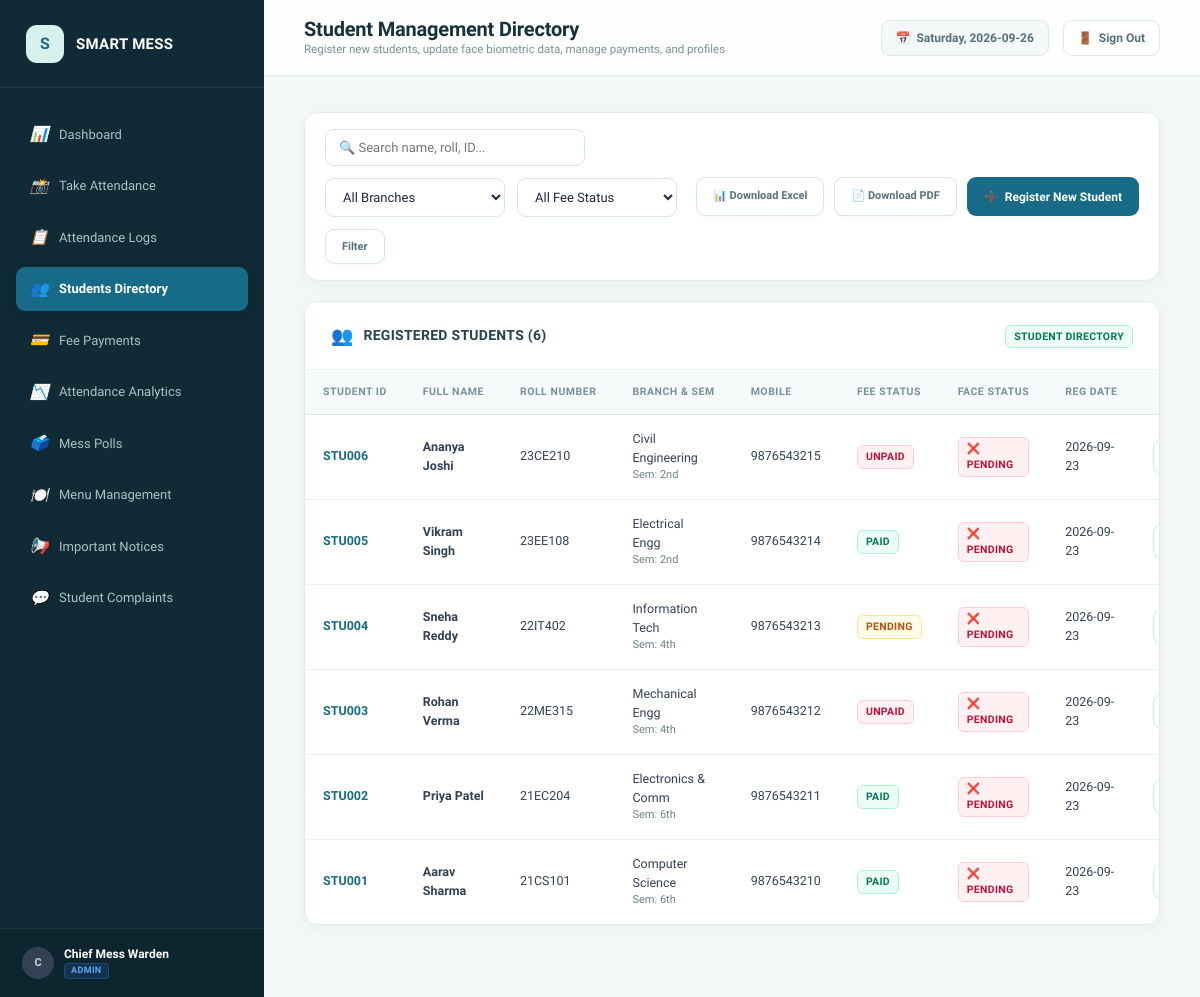
/admin/students (signed in), run on an earlier commit of the app's database.
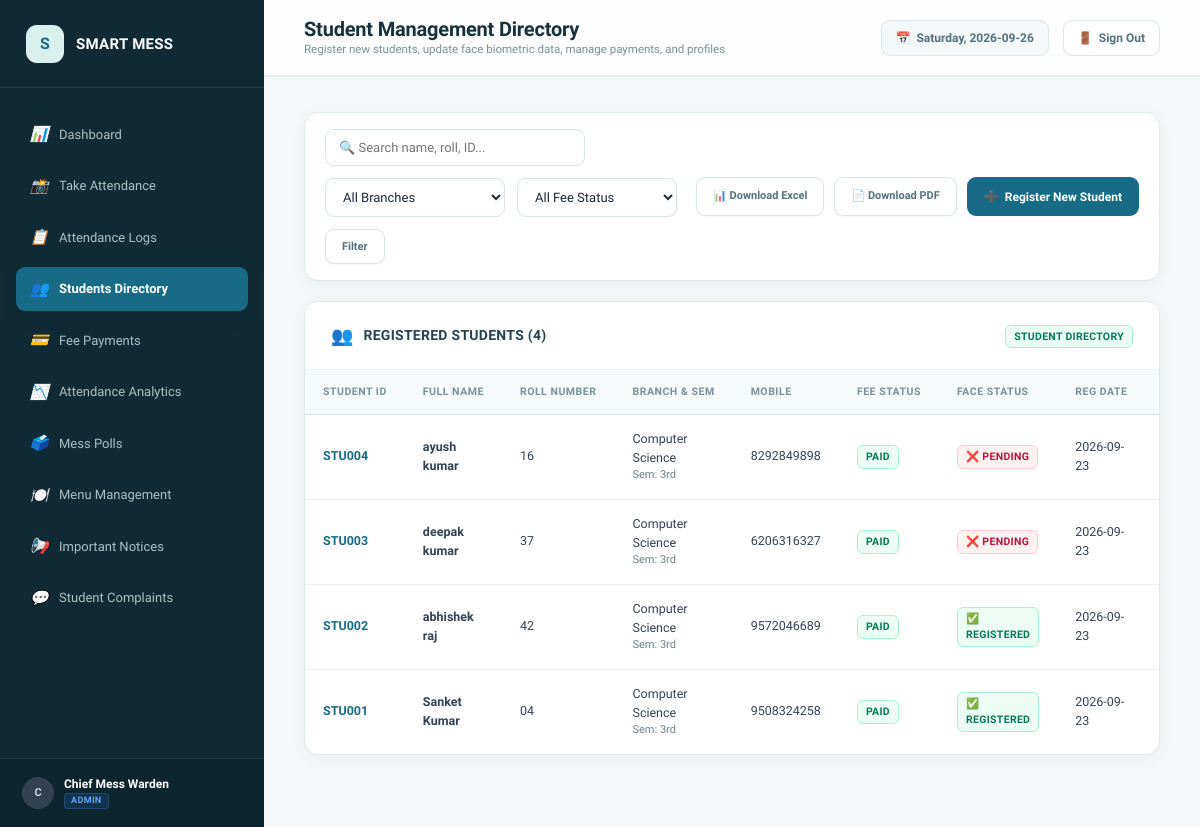
And on a later commit of the database.
### tables this page shows
CREATE TABLE students (
        id INTEGER PRIMARY KEY AUTOINCREMENT,
        student_id TEXT UNIQUE NOT NULL,
        full_name TEXT NOT NULL,
        roll_number TEXT UNIQUE NOT NULL,
        branch TEXT NOT NULL,
        semester TEXT NOT NULL,
        mobile_number TEXT NOT NULL,
        password_hash TEXT NOT NULL,
        payment_status TEXT DEFAULT 'Unpaid',
        face_registered INTEGER DEFAULT 0,
        face_image_path TEXT,
        registration_date TEXT NOT NULL
    );

### app.py (the view)
@app.route("/admin/students")
@admin_required
def admin_students():
    search = request.args.get("search", "").strip()
    branch = request.args.get("branch", "").strip()
    payment = request.args.get("payment", "").strip()
    conn = get_db_connection()
    cursor = conn.cursor()
    query = """
    SELECT id, student_id, full_name, roll_number, branch, semester, mobile_number, payment_status, face_registered, face_image_path, registration_date
    FROM students
    WHERE 1=1
    """
    params = []
    if search:
        query += " AND (full_name LIKE ? OR roll_number LIKE ? OR student_id LIKE ? OR mobile_number LIKE ?)"
        params.extend([f"%{search}%", f"%{search}%", f"%{search}%", f"%{search}%"])
    if branch:
        query += " AND branch = ?"
        params.append(branch)
    if payment:
        query += " AND payment_status = ?"
        params.append(payment)
    query += " ORDER BY id DESC"
    cursor.execute(query, params)
    students = cursor.fetchall()
    cursor.execute("SELECT DISTINCT branch FROM students ORDER BY branch ASC")
    branches = [row["branch"] for row in cursor.fetchall() if row["branch"]]
    next_id = get_next_student_id()
    conn.close()
    return render_template(
        "admin/students.html",
        students=students,
        branches=branches,
        next_id=next_id,
        search=search,
        selected_branch=branch,
        selected_payment=payment
    )

### app.py (called while the page is built)
def admin_required(f):
    @wraps(f)
    def decorated_function(*args, **kwargs):
        if "user_role" not in session or session["user_role"] != "admin":
            flash("Admin access required. Please log in as an administrator.", "warning")
            return redirect(url_for("login"))
        return f(*args, **kwargs)
    return decorated_function

@app.context_processor
def inject_global_vars():
    now = datetime.now()
    return {
        "current_year": now.year,
        "current_date": now.strftime("%Y-%m-%d"),
        "current_day": now.strftime("%A"),
        "user_role": session.get("user_role"),
        "user_name": session.get("user_name"),
        "user_id": session.get("user_id"),
        "student_id": session.get("student_id")
    }

### database.py (called while the page is built)
def get_db_connection():
    conn = sqlite3.connect(DB_PATH)
    conn.row_factory = sqlite3.Row
    conn.execute("PRAGMA foreign_keys = ON;")
    return conn

def get_next_student_id():
    conn = get_db_connection()
    cursor = conn.cursor()
    cursor.execute("SELECT student_id FROM students ORDER BY id DESC LIMIT 1")
    row = cursor.fetchone()
    conn.close()
    if not row or not row["student_id"]:
        return "STU001"
    last_id = row["student_id"]
    try:
        num = int(last_id.replace("STU", "")) + 1
        return f"STU{num:03d}"
    except ValueError:
        return f"STU{datetime.now().strftime('%M%S')}"

### templates/admin/students.html (shortened to what this page needs)
{% extends "base.html" %}
{% block page_title %}Student Management Directory{% endblock %}
{% block page_subtitle %}Register new students, update face biometric data, manage payments, and profiles{% endblock %}
{% block content %}
<div class="card" style="margin-bottom: 20px;">
  <div class="card-body" style="padding: 16px 20px;">
    <div style="display: flex; justify-content: space-between; align-items: center; flex-wrap: wrap; gap: 16px;">
      <form method="GET" action="{{ url_for('admin_students') }}" style="display: flex; gap: 12px; flex-wrap: wrap; flex: 1;">
        <input
          type="text"
          name="search"
          class="form-control"
          style="max-width: 260px;"
          placeholder="🔍 Search name, roll, ID..."
          value="{{ search }}"
        >
        <select name="branch" class="form-control" style="max-width: 180px;">
          <option value="">All Branches</option>
        </select>
        <select name="payment" class="form-control" style="max-width: 160px;">
          <option value="">All Fee Status</option>
        </select>
        <button type="submit" class="btn btn-secondary btn-sm">Filter</button>
      </form>
      <div style="display: flex; gap: 10px; flex-wrap: wrap;">
        <a href="{{ url_for('admin_export_student_day_counts', export_format='xlsx') }}" class="btn btn-secondary btn-sm">📊 Download Excel</a>
        <a href="{{ url_for('admin_export_student_day_counts', export_format='pdf') }}" class="btn btn-secondary btn-sm">📄 Download PDF</a>
        <button class="btn btn-primary" onclick="openModal('addStudentModal')">
        <span>➕</span> <span>Register New Student</span>
        </button>
      </div>
    </div>
  </div>
</div>
<div class="card">
  <div class="card-header">
    <div class="card-title">
      <span>👥</span>
      <h3>Registered Students ({{ students | length }})</h3>
    </div>
    <div>
      <span class="badge badge-paid">Student Directory</span>
    </div>
  </div>
  <div class="card-body" style="padding: 0;">
    <div class="table-responsive">
      <table class="custom-table" id="studentsTable">
        <thead>
          <tr>
            <th>Student ID</th>
            <th>Full Name</th>
            <th>Roll Number</th>
            <th>Branch & Sem</th>
            <th>Mobile</th>
            <th>Fee Status</th>
            <th>Face Status</th>
            <th>Reg Date</th>
            <th style="text-align: right;">Actions</th>
          </tr>
        </thead>
        <tbody>
          {% for student in students %}
            <tr>
              <td><strong style="color: var(--primary);">{{ student['student_id'] }}</strong></td>
              <td>
                <div style="font-weight: 600;">{{ student['full_name'] }}</div>
              </td>
              <td>{{ student['roll_number'] }}</td>
              <td>
                <div>{{ student['branch'] }}</div>
                <div style="font-size: 11px; color: var(--text-muted);">Sem: {{ student['semester'] }}</div>
              </td>
              <td>{{ student['mobile_number'] }}</td>
              <td>
                <span class="badge badge-{{ student['payment_status'] | lower }}">
                  {{ student['payment_status'] }}
                </span>
              </td>
              <td>
                {% if student['face_registered'] == 1 %}
                  <span class="badge badge-paid">✅ Registered</span>
                {% else %}
                  <span class="badge badge-unpaid">❌ Pending</span>
                {% endif %}
              </td>
              <td>{{ student['registration_date'] }}</td>
              <td style="text-align: right; white-space: nowrap;">
                <button
                  class="btn btn-secondary btn-sm"
                  title="View Profile"
                  onclick="viewStudentProfile('{{ student['student_id'] }}')"
                >
                </button>
              </td>
            </tr>
          {% else %}
            <tr>
              <td colspan="9" style="text-align: center; color: var(--text-muted); padding: 36px;">
                No registered students found matching the selected criteria.
              </td>
            </tr>
          {% endfor %}
        </tbody>
      </table>
    </div>
  </div>
</div>
{% endblock %}

### templates/base.html (shortened to what this page needs)
<!DOCTYPE html>
<html lang="en">
<head>
  <link rel="stylesheet" href="{{ url_for('static', filename='css/style.css') }}">
</head>
<body>
  <div class="app-container">
    <aside class="sidebar" id="appSidebar">
      <div class="sidebar-header">
        <div class="sidebar-logo-icon">S</div>
        <div class="sidebar-brand">
          <h1>SMART MESS</h1>
        </div>
      </div>
      <ul class="sidebar-menu">
        {% if user_role == 'admin' %}
          <li class="menu-item {% if request.endpoint == 'admin_dashboard' %}active{% endif %}">
            <a href="{{ url_for('admin_dashboard') }}" class="menu-link">
              <i>📊</i> <span>Dashboard</span>
            </a>
          </li>
          <li class="menu-item {% if request.endpoint == 'admin_attendance' %}active{% endif %}">
            <a href="{{ url_for('admin_attendance') }}" class="menu-link">
              <i>📸</i> <span>Take Attendance</span>
            </a>
          </li>
          <li class="menu-item {% if request.endpoint == 'admin_attendance_records' %}active{% endif %}">
            <a href="{{ url_for('admin_attendance_records') }}" class="menu-link">
              <i>📋</i> <span>Attendance Logs</span>
            </a>
          </li>
          <li class="menu-item {% if request.endpoint == 'admin_students' %}active{% endif %}">
            <a href="{{ url_for('admin_students') }}" class="menu-link">
              <i>👥</i> <span>Students Directory</span>
            </a>
          </li>
          <li class="menu-item {% if request.endpoint == 'admin_payments' %}active{% endif %}">
            <a href="{{ url_for('admin_payments') }}" class="menu-link">
              <i>💳</i> <span>Fee Payments</span>
            </a>
          </li>
          <li class="menu-item {% if request.endpoint == 'admin_analytics' %}active{% endif %}">
            <a href="{{ url_for('admin_analytics') }}" class="menu-link">
              <i>📉</i> <span>Attendance Analytics</span>
            </a>
          </li>
          <li class="menu-item {% if request.endpoint == 'admin_polls' %}active{% endif %}">
            <a href="{{ url_for('admin_polls') }}" class="menu-link">
              <i>🗳️</i> <span>Mess Polls</span>
            </a>
          </li>
          <li class="menu-item {% if request.endpoint == 'admin_menu' %}active{% endif %}">
            <a href="{{ url_for('admin_menu') }}" class="menu-link">
              <i>🍽️</i> <span>Menu Management</span>
            </a>
          </li>
          <li class="menu-item {% if request.endpoint == 'admin_notices' %}active{% endif %}">
            <a href="{{ url_for('admin_notices') }}" class="menu-link">
              <i>📢</i> <span>Important Notices</span>
            </a>
          </li>
          <li class="menu-item {% if request.endpoint == 'admin_complaints' %}active{% endif %}">
            <a href="{{ url_for('admin_complaints') }}" class="menu-link">
              <i>💬</i> <span>Student Complaints</span>
            </a>
          </li>
        {% endif %}
      </ul>
      <div class="sidebar-footer">
        <div class="user-badge">
          <div class="user-avatar">
            {{ (user_name[0] if user_name else 'U') | upper }}
          </div>
          <div class="user-info">
            <div class="user-name">{{ user_name or 'User' }}</div>
            <div class="user-role-label">
              {% if user_role == 'admin' %}
                <span class="role-pill-admin">ADMIN</span>
              {% else %}
                <span class="role-pill-student">{{ student_id }}</span>
              {% endif %}
            </div>
          </div>
        </div>
      </div>
    </aside>
    <div class="main-wrapper">
      <header class="topbar">
        <div class="topbar-left">
          <div class="topbar-title">
            <h2>{% block page_title %}Dashboard{% endblock %}</h2>
            <p>{% block page_subtitle %}Welcome to Smart Mess Portal{% endblock %}</p>
          </div>
        </div>
        <div class="topbar-right">
          <div class="date-indicator">
            <span>📅</span>
            <span>{{ current_day }}, {{ current_date }}</span>
          </div>
          <a href="{{ url_for('logout') }}" class="logout-btn" title="Sign Out">
            <span>🚪</span> <span>Sign Out</span>
          </a>
        </div>
      </header>
      <main class="content-area">
        {% block content %}{% endblock %}
      </main>
    </div>
  </div>
</body>
</html>

What changed in the data, as far as the page shows it:
removed students: student_id "STU006", full_name "Ananya Joshi", roll_number "23CE210", branch "Civil Engineering", semester "2nd", mobile_number "9876543215", payment_status "UNPAID", face_registered "❌ PENDING", registration_date "2026-09-23"
removed students: student_id "STU005", full_name "Vikram Singh", roll_number "23EE108", branch "Electrical Engg", semester "2nd", mobile_number "9876543214", payment_status "PAID", face_registered "❌ PENDING", registration_date "2026-09-23"
changed students "STU004": full_name "Sneha Reddy" → "ayush kumar"; roll_number "22IT402" → "16"; branch "Information Tech" → "Computer Science"; semester "4th" → "3rd"; mobile_number "9876543213" → "8292849898"; payment_status "PENDING" → "PAID"
changed students "STU003": full_name "Rohan Verma" → "deepak kumar"; roll_number "22ME315" → "37"; branch "Mechanical Engg" → "Computer Science"; semester "4th" → "3rd"; mobile_number "9876543212" → "6206316327"; payment_status "UNPAID" → "PAID"
changed students "STU002": full_name "Priya Patel" → "abhishek raj"; roll_number "21EC204" → "42"; branch "Electronics & Comm" → "Computer Science"; semester "6th" → "3rd"; mobile_number "9876543211" → "9572046689"; face_registered "❌ PENDING" → "✅ REGISTERED"
changed students "STU001": full_name "Aarav Sharma" → "Sanket Kumar"; roll_number "21CS101" → "04"; semester "6th" → "3rd"; mobile_number "9876543210" → "9508324258"; face_registered "❌ PENDING" → "✅ REGISTERED"
Also different on the page:
{{ students | length }}: "6" → "4"
